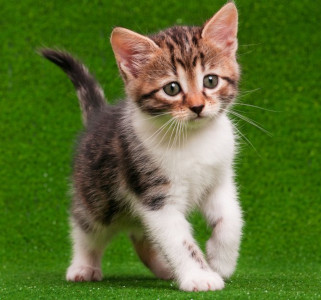
#> input picture ComputerVision-OpenCV/images/cat.jpg, 321 x 300 px
$ python 12.masking.py
#> lines starting #> are read from the running program, lines starting #| are printed output that depends on the picture; after the words box and inside, x2 and y2 are one past the last pixel; in counts of white or black regions, pixels touching at a corner belong together
from cv2 import cv2 as cv
import numpy as np

img = cv.imread('images/cat.jpg')
#> img is the input picture: shape (300, 321, 3); mean B, G, R 50.4, 111.5, 91.3

# Create a binary mask
blank = np.zeros(img.shape[:2], dtype='uint8')
rect = cv.rectangle(blank.copy(), (30, 30),
                    (img.shape[1] - 30, img.shape[0] - 30), 255, -1)
circ = cv.circle(
    blank.copy(), (img.shape[1]//2, img.shape[0]//2), img.shape[0]//2 - 10, 255, -1)
mask = cv.bitwise_or(rect, circ)
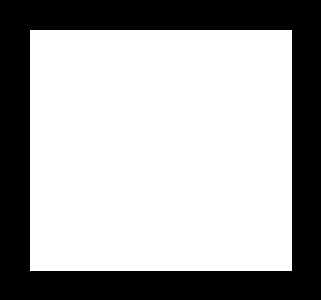
#> rect: shape (300, 321); 65.6% white; 1 black region, box (x1, y1, x2, y2) and area: (0, 0, 321, 300) 33158
cv.imshow('Mask', mask)
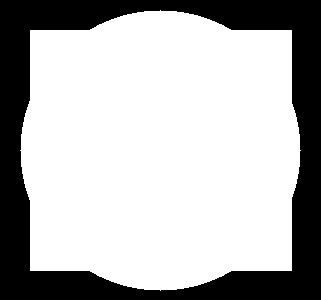
#> window 'Mask': shape (300, 321); 70.7% white; 1 black region, box (x1, y1, x2, y2) and area: (0, 0, 321, 300) 28233

# Masked Image
masked = cv.bitwise_and(img, img, mask=mask)
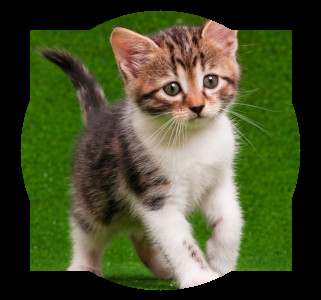
#> masked: shape (300, 321, 3); mean B, G, R 46.2, 81, 73.7
cv.imshow('Masked Image', masked)

cv.waitKey(0)

$ run again, with ComputerVision-OpenCV/images/lady.jpg copied over ComputerVision-OpenCV/images/cat.jpg
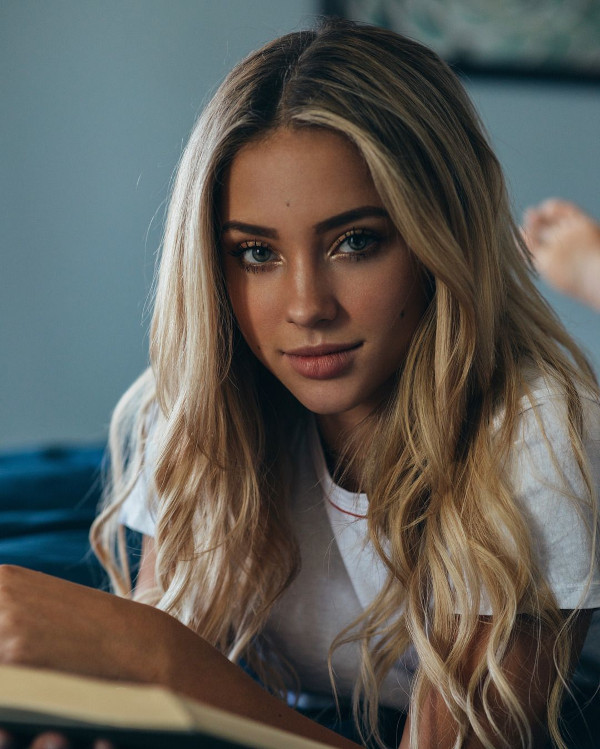
#> input picture ComputerVision-OpenCV/images/lady.jpg, 600 x 749 px
#> img is the input picture: shape (749, 600, 3); mean B, G, R 86.8, 92.7, 95
#> `mask = cv.bitwise_or(rect, circ)`:
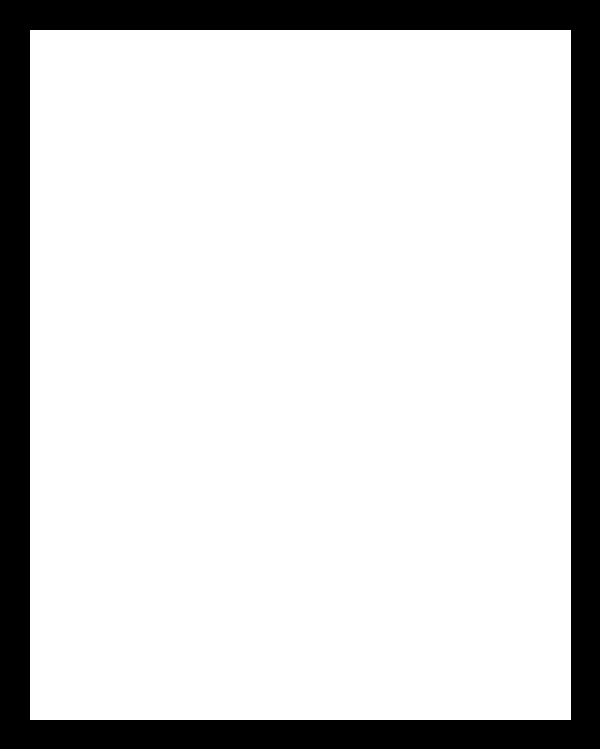
#> rect: shape (749, 600); 83.1% white; 1 black region, box (x1, y1, x2, y2) and area: (0, 0, 600, 749) 76110
#> `masked = cv.bitwise_and(img, img, mask=mask)`:
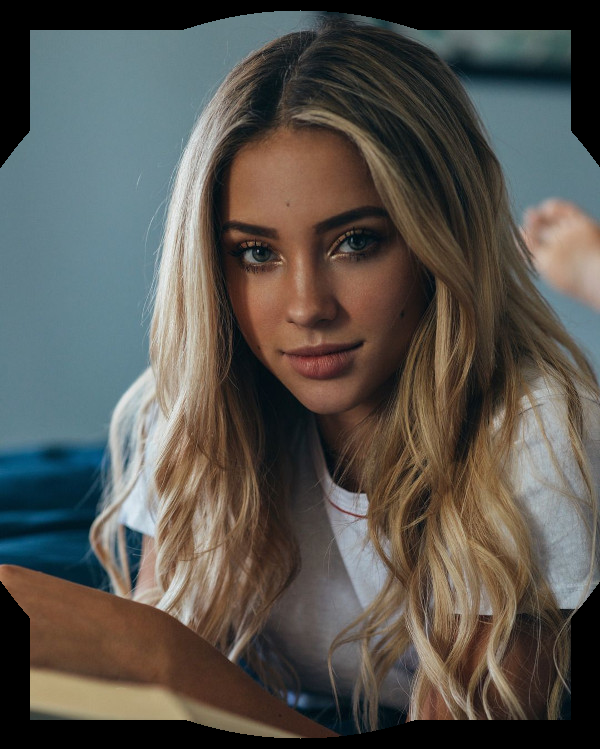
#> masked: shape (749, 600, 3); mean B, G, R 78.6, 84.3, 87.4

$ run again, with ComputerVision-OpenCV/images/people.jpg copied over ComputerVision-OpenCV/images/cat.jpg
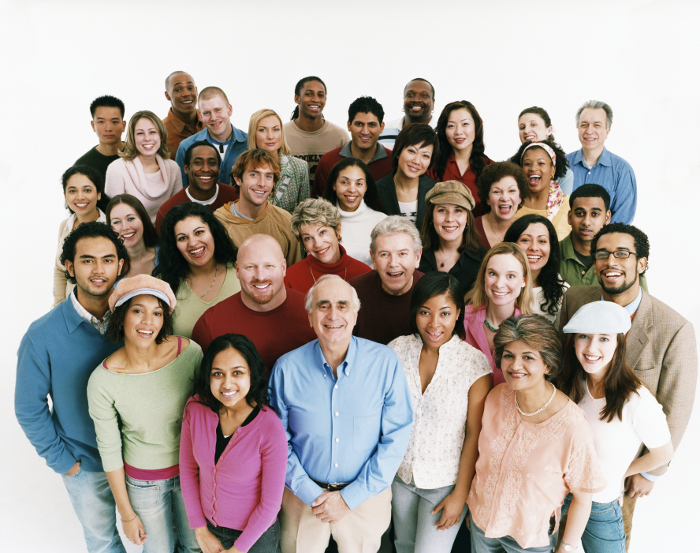
#> input picture ComputerVision-OpenCV/images/people.jpg, 700 x 553 px
#> img is the input picture: shape (553, 700, 3); mean B, G, R 161.2, 167.2, 177.2
#> `mask = cv.bitwise_or(rect, circ)`:
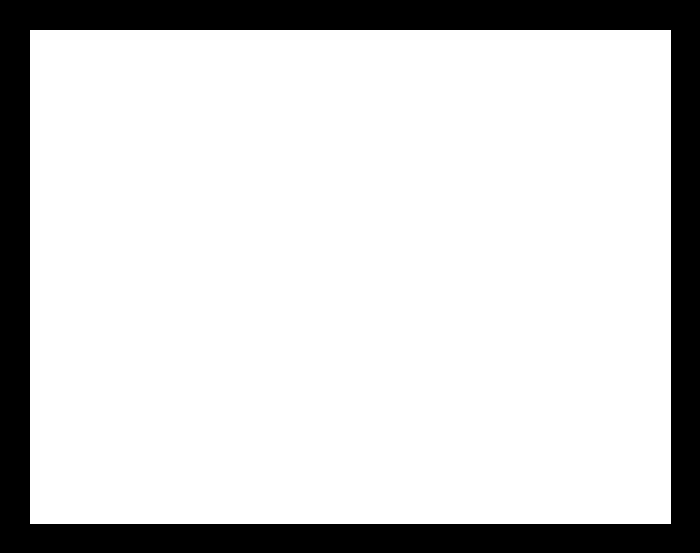
#> rect: shape (553, 700); 81.8% white; 1 black region, box (x1, y1, x2, y2) and area: (0, 0, 700, 553) 70446
#> `masked = cv.bitwise_and(img, img, mask=mask)`:
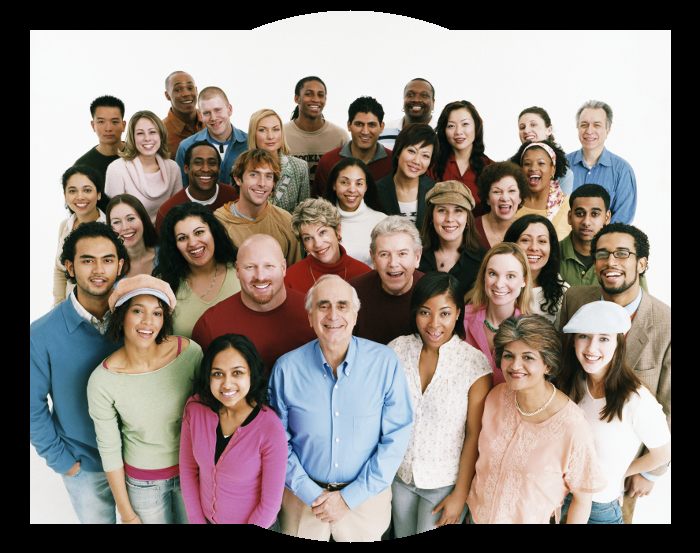
#> masked: shape (553, 700, 3); mean B, G, R 123.9, 129.7, 139.8
